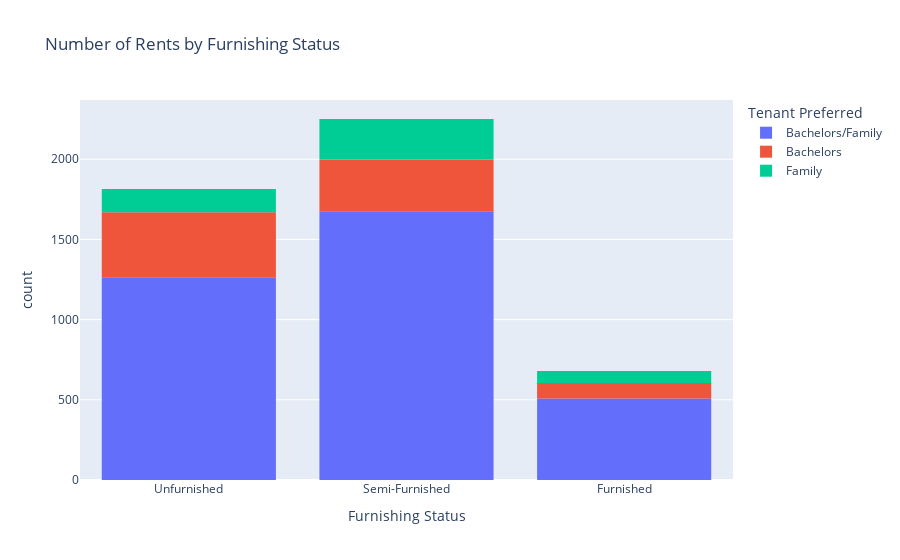

This figure's notebook cell:
### Code cell
fig = px.histogram(df, x = 'Furnishing Status', color = 'Tenant Preferred' ,title = 'Number of Rents by Furnishing Status')
fig.show()

### Figure 1 — Plotly figure (JSON) as saved in the notebook; plotly's stock layout.template omitted (floating-point values rounded to 4 significant figures; data arrays with more than 128 entries replaced by an {"elided": "..."} marker saying what was removed)
{"data": [{"alignmentgroup": "True", "bingroup": "x", "hovertemplate": "Tenant Preferred=Bachelors/Family<br>Furnishing Status=%{x}<br>count=%{y}<extra></extra>", "legendgroup": "Bachelors/Family", "marker": {"color": "#636efa", "pattern": {"shape": ""}}, "name": "Bachelors/Family", "offsetgroup": "Bachelors/Family", "orientation": "v", "showlegend": true, "type": "histogram", "x": {"elided": "3444 str values"}, "xaxis": "x", "yaxis": "y"}, {"alignmentgroup": "True", "bingroup": "x", "hovertemplate": "Tenant Preferred=Bachelors<br>Furnishing Status=%{x}<br>count=%{y}<extra></extra>", "legendgroup": "Bachelors", "marker": {"color": "#EF553B", "pattern": {"shape": ""}}, "name": "Bachelors", "offsetgroup": "Bachelors", "orientation": "v", "showlegend": true, "type": "histogram", "x": {"elided": "830 str values"}, "xaxis": "x", "yaxis": "y"}, {"alignmentgroup": "True", "bingroup": "x", "hovertemplate": "Tenant Preferred=Family<br>Furnishing Status=%{x}<br>count=%{y}<extra></extra>", "legendgroup": "Family", "marker": {"color": "#00cc96", "pattern": {"shape": ""}}, "name": "Family", "offsetgroup": "Family", "orientation": "v", "showlegend": true, "type": "histogram", "x": {"elided": "472 str values"}, "xaxis": "x", "yaxis": "y"}], "layout": {"barmode": "relative", "legend": {"title": {"text": "Tenant Preferred"}, "tracegroupgap": 0}, "title": {"text": "Number of Rents by Furnishing Status"}, "xaxis": {"anchor": "y", "domain": [0, 1], "title": {"text": "Furnishing Status"}}, "yaxis": {"anchor": "x", "domain": [0, 1], "title": {"text": "count"}}}}
